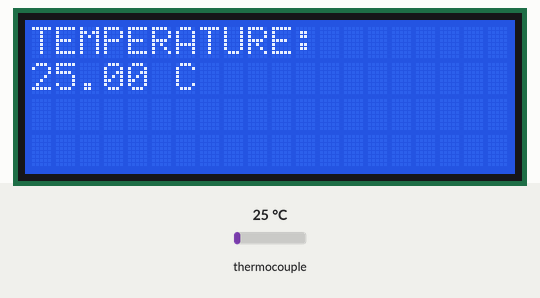
Recording of a sketch running on a simulated Arduino Uno, built with avr-gcc and run on an emulated ATmega328P. On the bench: 20×4 character LCD. The test bench sets the inputs (shaded band); at power-on: thermocouple 25 °C.

Above: at 1.2 s.
1.3 s: thermocouple set to 6 °C
At 2.4 s:
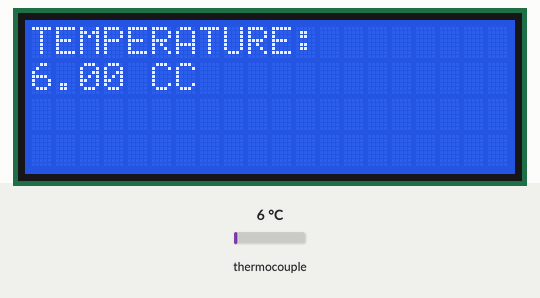
3.6 s: thermocouple set to 75 °C
At 5.3 s:
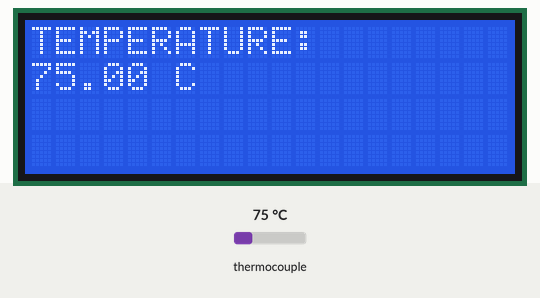
5.6 s: thermocouple set to 150 °C
At 7.3 s:
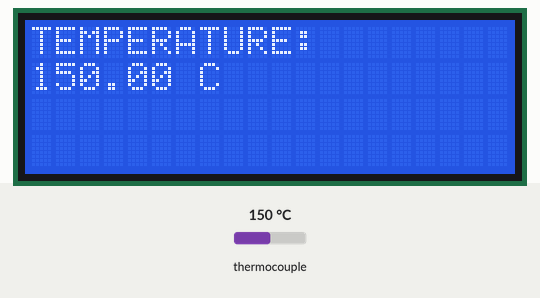
Timing chart, 0 to 8.8 s (numbered marks = the images above; inputs shaded):
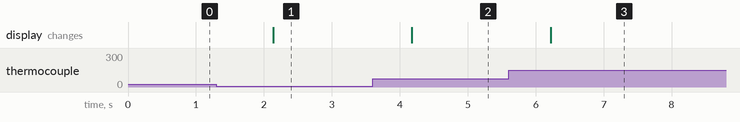

The sketch:

temperature-sensor.ino
```cpp
/**
 * LIST OF COMPONENTS
 *
 * - Arduino UNO
 * - Display LCD 16*2 with interfaz I2C
 * - Thermocouple type K (termocupla tipo K)
 * - Module MAX6675

* LIST OF LIBRARIES
*
* - LiquidCyistal_I2C (Display LCD)
* - MAX6675 library
*
* @author PabloPalillo
* @since 2019
* @version 0.1
*/

#include <LiquidCrystal_I2C.h>
#include <max6675.h>

/**
 * Create object of lcd library 0x3F (16 COL- 2 ROWS)
 */
LiquidCrystal_I2C lcd(0x27,20,4);

const int pinMAXSCK = 5; //pin MAX6675 SCK to DITITAL pin 5 arduino
const int pinMAXCS  = 6; //pin MAX6675 SC to DITITAL pin 6 arduino
const int pinMAXSO  = 7; //pin MAX6675 SO to DITITAL pin 7 arduino
MAX6675 therm(pinMAXSCK, pinMAXCS, pinMAXSO); //Init MAX6675 component to arduino


/**
 * Display and I2C specification
 * - I2C pin GND to GND arduino
 * - I2C pin VCC to 5v or 3v arduino
 * - I2C pin SDA should to A4 ANALOG IN Arduino
 * - I2C pin SCL should be to A5 ANALOG IN Adrduino
 */
void initLCD()
{
  lcd.init(); //init liquidCrystal Module
  lcd.backlight(); //on the backlight of Display
}

/**
 * Show in Display LCD the message send.
 * @param text : message send to LCD
 * @param rowCursor : number of row to show message
 */
void showLCD(String textLCD, int rowCursor = 0, boolean LCDClear = false)
{
  if(rowCursor >= 0)
  {
    lcd.setCursor(0, rowCursor);
  }


  if(textLCD == "")
  {
    textLCD = "Error";
  }

  if(LCDClear)
  {
    lcd.clear(); //Clear print in LCD
  }

  lcd.print(textLCD);
}


float getCelsius()
{
  float currentCelsius = therm.readCelsius();

  if(!currentCelsius)
  {
    return 0;
  }

  return currentCelsius;
}

String getTextCurrentCelsius()
{
  float currentCelsius = getCelsius();
  String textCelsius = String(currentCelsius, 2);
  textCelsius += F(" C");

  return textCelsius;
}


void setup()
{
  initLCD(); //initialize options
  showLCD("TEMPERATURE ");
}

void loop()
{
  showLCD("TEMPERATURE: ");
  showLCD(getTextCurrentCelsius(), 1);
  delay(1000);
}
```

Measured:
- after the input at 1.3 s, the display: changes after 0.84 s (image 1)
- after the input at 3.6 s, the display: changes after 0.58 s (image 2)
- after the input at 5.6 s, the display: changes after 0.62 s (image 3)
